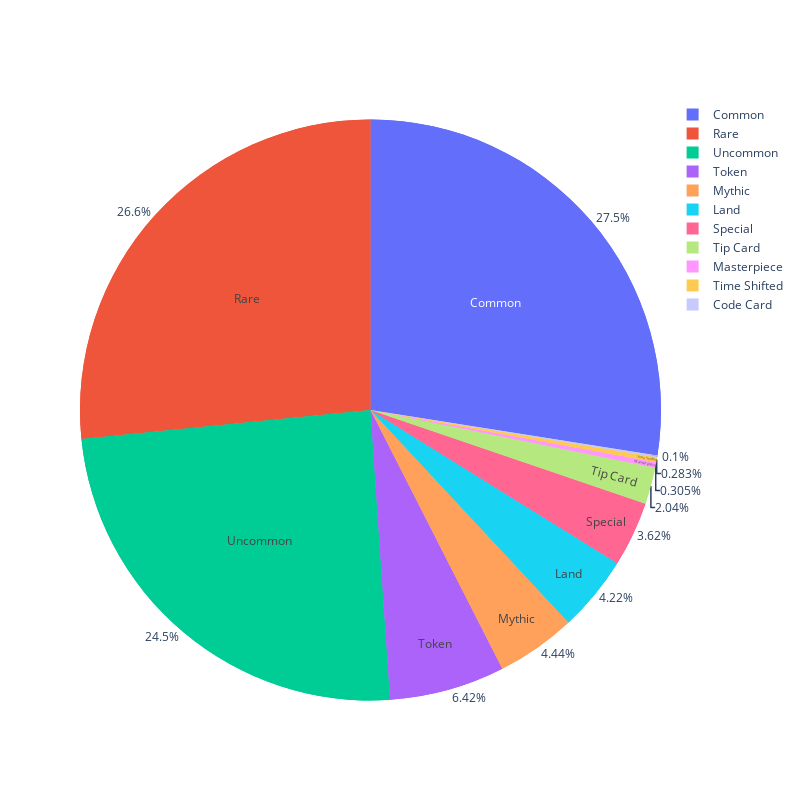

Here is the notebook cell this chart was saved with:
### Markdown cell above
### Procentowy udział różnych rzadkości

### Code cell
df_rarity = df.groupby(['rarity']).size()
df_rarity = df_rarity.sort_values(ascending=False)

common_props = dict(labels=df_rarity.keys(),
                    values=df_rarity.values,)
trace1 = go.Pie(**common_props, textinfo='percent', textposition='outside')
trace2 = go.Pie( **common_props, textinfo='label', textposition='inside')


fig = go.Figure(data=[trace1, trace2])
fig.update_layout(width=800, height=800)
fig.show()

### Figure 1 — Plotly figure (JSON) as saved in the notebook; plotly's stock layout.template omitted (floating-point values rounded to 4 significant figures)
{"data": [{"labels": ["Common", "Rare", "Uncommon", "Token", "Mythic", "Land", "Special", "Tip Card", "Masterpiece", "Time Shifted", "Code Card"], "textinfo": "percent", "textposition": "outside", "type": "pie", "values": [15951, 15419, 14205, 3723, 2575, 2445, 2100, 1182, 177, 164, 58]}, {"labels": ["Common", "Rare", "Uncommon", "Token", "Mythic", "Land", "Special", "Tip Card", "Masterpiece", "Time Shifted", "Code Card"], "textinfo": "label", "textposition": "inside", "type": "pie", "values": [15951, 15419, 14205, 3723, 2575, 2445, 2100, 1182, 177, 164, 58]}], "layout": {"height": 800, "width": 800}}
